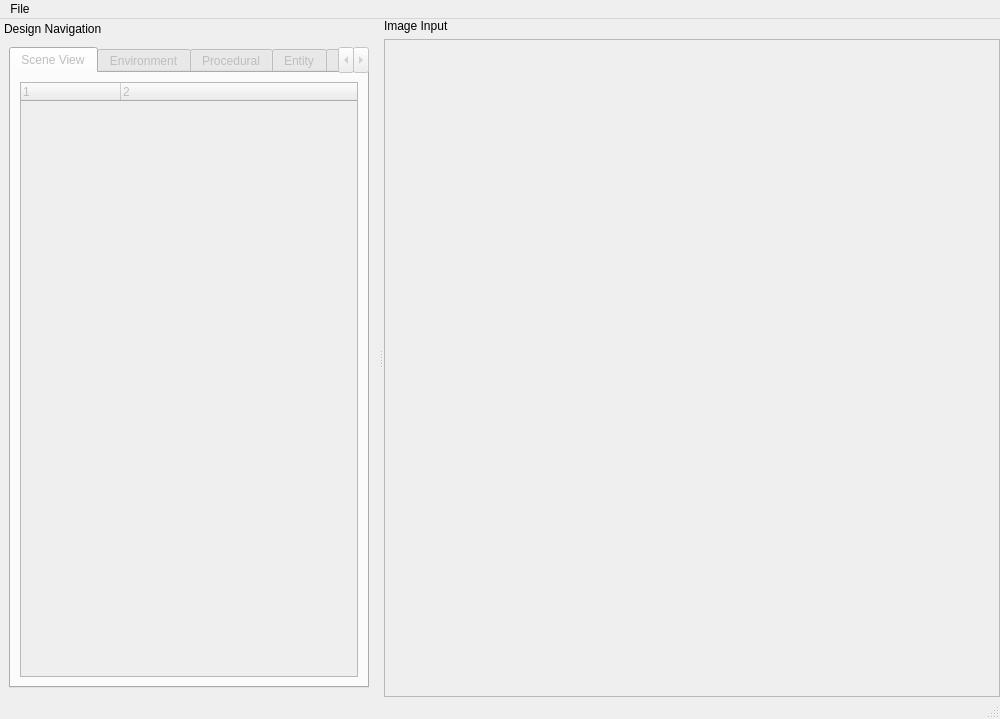
<?xml version="1.0" encoding="UTF-8"?>
<ui version="4.0">
 <class>IslandsEditorWindow</class>
 <widget class="QMainWindow" name="IslandsEditorWindow">
  <property name="enabled">
   <bool>true</bool>
  </property>
  <property name="geometry">
   <rect>
    <x>0</x>
    <y>0</y>
    <width>1000</width>
    <height>719</height>
   </rect>
  </property>
  <property name="windowTitle">
   <string>e8 islands editor</string>
  </property>
  <property name="styleSheet">
   <string notr="true"/>
  </property>
  <widget class="QWidget" name="central_widget">
   <layout class="QVBoxLayout" name="verticalLayout_2">
    <property name="leftMargin">
     <number>0</number>
    </property>
    <property name="topMargin">
     <number>0</number>
    </property>
    <property name="rightMargin">
     <number>0</number>
    </property>
    <property name="bottomMargin">
     <number>0</number>
    </property>
    <item>
     <widget class="QLabel" name="image_input_label">
      <property name="text">
       <string>Image Input</string>
      </property>
     </widget>
    </item>
    <item>
     <widget class="QGraphicsView" name="image_input_graphics_view">
      <property name="enabled">
       <bool>false</bool>
      </property>
     </widget>
    </item>
   </layout>
  </widget>
  <widget class="QMenuBar" name="menubar">
   <property name="geometry">
    <rect>
     <x>0</x>
     <y>0</y>
     <width>1000</width>
     <height>22</height>
    </rect>
   </property>
   <widget class="QMenu" name="menu_file">
    <property name="title">
     <string>File</string>
    </property>
    <widget class="QMenu" name="menu_new_scene">
     <property name="title">
      <string>New Scene</string>
     </property>
     <addaction name="action_new_scene_flat"/>
     <addaction name="action_new_scene_octree"/>
    </widget>
    <widget class="QMenu" name="menu_add_scene_object">
     <property name="enabled">
      <bool>false</bool>
     </property>
     <property name="title">
      <string>Add Scene Object</string>
     </property>
     <addaction name="action_from_gltf_file"/>
     <addaction name="separator"/>
     <addaction name="action_triangle"/>
     <addaction name="action_box"/>
     <addaction name="action_sphere"/>
     <addaction name="action_cornell_room"/>
    </widget>
    <addaction name="menu_new_scene"/>
    <addaction name="action_open_scene"/>
    <addaction name="action_save_scene"/>
    <addaction name="action_close_scene"/>
    <addaction name="separator"/>
    <addaction name="menu_add_scene_object"/>
    <addaction name="separator"/>
    <addaction name="action_exit"/>
   </widget>
   <addaction name="menu_file"/>
  </widget>
  <widget class="QStatusBar" name="status_bar"/>
  <widget class="QDockWidget" name="design_nav_dock">
   <property name="features">
    <set>QDockWidget::DockWidgetMovable</set>
   </property>
   <property name="allowedAreas">
    <set>Qt::LeftDockWidgetArea|Qt::RightDockWidgetArea</set>
   </property>
   <property name="windowTitle">
    <string>Design Navigation</string>
   </property>
   <attribute name="dockWidgetArea">
    <number>1</number>
   </attribute>
   <widget class="QWidget" name="design_nav_dock_content">
    <layout class="QVBoxLayout" name="verticalLayout_3">
     <item>
      <widget class="QTabWidget" name="design_nav_tabs">
       <property name="enabled">
        <bool>false</bool>
       </property>
       <property name="currentIndex">
        <number>0</number>
       </property>
       <widget class="QWidget" name="scene_view_tab">
        <attribute name="title">
         <string>Scene View</string>
        </attribute>
        <layout class="QVBoxLayout" name="verticalLayout_4">
         <item>
          <widget class="QTreeWidget" name="scene_view_tree_widget">
           <property name="columnCount">
            <number>2</number>
           </property>
           <column>
            <property name="text">
             <string notr="true">1</string>
            </property>
           </column>
           <column>
            <property name="text">
             <string notr="true">2</string>
            </property>
           </column>
          </widget>
         </item>
        </layout>
       </widget>
       <widget class="QWidget" name="environment_tab">
        <attribute name="title">
         <string>Environment</string>
        </attribute>
        <layout class="QVBoxLayout" name="verticalLayout_7">
         <item>
          <widget class="QScrollArea" name="environment_scroll">
           <property name="widgetResizable">
            <bool>true</bool>
           </property>
           <widget class="QWidget" name="environment_scroll_content">
            <property name="geometry">
             <rect>
              <x>0</x>
              <y>0</y>
              <width>367</width>
              <height>719</height>
             </rect>
            </property>
            <layout class="QVBoxLayout" name="verticalLayout_13">
             <item>
              <widget class="QGroupBox" name="ambient_group">
               <property name="title">
                <string>Ambient</string>
               </property>
               <layout class="QVBoxLayout" name="verticalLayout_11">
                <item>
                 <widget class="QGroupBox" name="background_color_group">
                  <property name="title">
                   <string>Background Color</string>
                  </property>
                  <layout class="QFormLayout" name="formLayout_4">
                   <item row="0" column="0">
                    <widget class="QLabel" name="bg_color_red_label">
                     <property name="text">
                      <string>Red</string>
                     </property>
                    </widget>
                   </item>
                   <item row="0" column="1">
                    <widget class="QSlider" name="bg_color_red_slider">
                     <property name="maximum">
                      <number>255</number>
                     </property>
                     <property name="orientation">
                      <enum>Qt::Horizontal</enum>
                     </property>
                     <property name="tickPosition">
                      <enum>QSlider::NoTicks</enum>
                     </property>
                     <property name="tickInterval">
                      <number>0</number>
                     </property>
                    </widget>
                   </item>
                   <item row="1" column="0">
                    <widget class="QLabel" name="bg_color_green_label">
                     <property name="text">
                      <string>Green</string>
                     </property>
                    </widget>
                   </item>
                   <item row="1" column="1">
                    <widget class="QSlider" name="bg_color_green_slider">
                     <property name="maximum">
                      <number>255</number>
                     </property>
                     <property name="orientation">
                      <enum>Qt::Horizontal</enum>
                     </property>
                    </widget>
                   </item>
                   <item row="2" column="0">
                    <widget class="QLabel" name="bg_color_blue_label">
                     <property name="text">
                      <string>Blue</string>
                     </property>
                    </widget>
                   </item>
                   <item row="2" column="1">
                    <widget class="QSlider" name="bg_color_blue_slider">
                     <property name="maximum">
                      <number>255</number>
                     </property>
                     <property name="orientation">
                      <enum>Qt::Horizontal</enum>
                     </property>
                    </widget>
                   </item>
                  </layout>
                 </widget>
                </item>
                <item>
                 <widget class="QGroupBox" name="sky_box_group">
                  <property name="title">
                   <string>Sky Box</string>
                  </property>
                  <layout class="QHBoxLayout" name="horizontalLayout">
                   <item>
                    <widget class="QCheckBox" name="checkBox">
                     <property name="text">
                      <string>Enabled</string>
                     </property>
                    </widget>
                   </item>
                   <item>
                    <widget class="QPushButton" name="sky_box_open_button">
                     <property name="enabled">
                      <bool>false</bool>
                     </property>
                     <property name="text">
                      <string>Open</string>
                     </property>
                    </widget>
                   </item>
                   <item>
                    <widget class="QLineEdit" name="sky_box_path_edit">
                     <property name="enabled">
                      <bool>false</bool>
                     </property>
                    </widget>
                   </item>
                  </layout>
                 </widget>
                </item>
               </layout>
              </widget>
             </item>
             <item>
              <widget class="QGroupBox" name="camera_group">
               <property name="title">
                <string>Camera</string>
               </property>
               <layout class="QVBoxLayout" name="verticalLayout_12">
                <item>
                 <widget class="QGroupBox" name="camera_pos_group">
                  <property name="title">
                   <string>Position (m)</string>
                  </property>
                  <layout class="QFormLayout" name="formLayout_5">
                   <item row="0" column="0">
                    <widget class="QLabel" name="camera_pos_x_label">
                     <property name="text">
                      <string>X</string>
                     </property>
                    </widget>
                   </item>
                   <item row="1" column="0">
                    <widget class="QLabel" name="camera_pos_y_label">
                     <property name="text">
                      <string>Y</string>
                     </property>
                    </widget>
                   </item>
                   <item row="2" column="0">
                    <widget class="QLabel" name="camera_pos_z_label">
                     <property name="text">
                      <string>Z</string>
                     </property>
                    </widget>
                   </item>
                   <item row="0" column="1">
                    <widget class="QLineEdit" name="camera_pos_x_edit">
                     <property name="text">
                      <string>0.0</string>
                     </property>
                    </widget>
                   </item>
                   <item row="1" column="1">
                    <widget class="QLineEdit" name="camera_pos_y_edit">
                     <property name="text">
                      <string>0.0</string>
                     </property>
                    </widget>
                   </item>
                   <item row="2" column="1">
                    <widget class="QLineEdit" name="camera_pos_z_edit">
                     <property name="text">
                      <string>0.0</string>
                     </property>
                    </widget>
                   </item>
                  </layout>
                 </widget>
                </item>
                <item>
                 <widget class="QGroupBox" name="camera_rot_group">
                  <property name="title">
                   <string>Rotation (degree)</string>
                  </property>
                  <layout class="QFormLayout" name="formLayout_6">
                   <item row="0" column="0">
                    <widget class="QLabel" name="camera_rot_roll_label">
                     <property name="text">
                      <string>Roll</string>
                     </property>
                    </widget>
                   </item>
                   <item row="1" column="0">
                    <widget class="QLabel" name="camera_rot_pitch_label">
                     <property name="text">
                      <string>Pitch</string>
                     </property>
                    </widget>
                   </item>
                   <item row="2" column="0">
                    <widget class="QLabel" name="camera_rot_yaw_label">
                     <property name="text">
                      <string>Yaw</string>
                     </property>
                    </widget>
                   </item>
                   <item row="0" column="1">
                    <widget class="QLineEdit" name="camera_rot_roll_edit">
                     <property name="text">
                      <string>0.0</string>
                     </property>
                    </widget>
                   </item>
                   <item row="1" column="1">
                    <widget class="QLineEdit" name="camera_rot_pitch_edit">
                     <property name="text">
                      <string>0.0</string>
                     </property>
                    </widget>
                   </item>
                   <item row="2" column="1">
                    <widget class="QLineEdit" name="camera_rot_yaw_edit">
                     <property name="text">
                      <string>0.0</string>
                     </property>
                    </widget>
                   </item>
                  </layout>
                 </widget>
                </item>
                <item>
                 <layout class="QFormLayout" name="camera_form_layout">
                  <item row="0" column="0">
                   <widget class="QLabel" name="camera_focal_len_label">
                    <property name="text">
                     <string>Focal Length (mm)</string>
                    </property>
                   </widget>
                  </item>
                  <item row="0" column="1">
                   <widget class="QLineEdit" name="camera_focal_len_edit">
                    <property name="text">
                     <string>35</string>
                    </property>
                   </widget>
                  </item>
                  <item row="1" column="0">
                   <widget class="QLabel" name="camera_sensor_width_label">
                    <property name="text">
                     <string>Sensor Width (mm)</string>
                    </property>
                   </widget>
                  </item>
                  <item row="1" column="1">
                   <widget class="QLineEdit" name="camera_sensor_width_edit">
                    <property name="text">
                     <string>36</string>
                    </property>
                   </widget>
                  </item>
                  <item row="3" column="0">
                   <widget class="QLabel" name="camera_max_dist_label">
                    <property name="text">
                     <string>Max Distance (m)</string>
                    </property>
                   </widget>
                  </item>
                  <item row="3" column="1">
                   <widget class="QLineEdit" name="camera_max_dist_edit">
                    <property name="text">
                     <string>1000</string>
                    </property>
                   </widget>
                  </item>
                  <item row="2" column="0">
                   <widget class="QLabel" name="camera_sensor_height_label">
                    <property name="text">
                     <string>Sensor Height (mm)</string>
                    </property>
                   </widget>
                  </item>
                  <item row="2" column="1">
                   <widget class="QLineEdit" name="camera_sensor_height_edit">
                    <property name="text">
                     <string>24</string>
                    </property>
                   </widget>
                  </item>
                  <item row="4" column="0">
                   <widget class="QLabel" name="camera_image_width_label">
                    <property name="text">
                     <string>Image Width (pixel)</string>
                    </property>
                   </widget>
                  </item>
                  <item row="4" column="1">
                   <widget class="QLineEdit" name="camera_image_width_edit">
                    <property name="text">
                     <string>1024</string>
                    </property>
                   </widget>
                  </item>
                 </layout>
                </item>
               </layout>
              </widget>
             </item>
            </layout>
           </widget>
          </widget>
         </item>
        </layout>
       </widget>
       <widget class="QWidget" name="procedural_tab">
        <attribute name="title">
         <string>Procedural</string>
        </attribute>
        <layout class="QVBoxLayout" name="verticalLayout_5"/>
       </widget>
       <widget class="QWidget" name="entity_tab">
        <attribute name="title">
         <string>Entity</string>
        </attribute>
        <layout class="QVBoxLayout" name="verticalLayout">
         <item>
          <widget class="QScrollArea" name="scrollArea">
           <property name="enabled">
            <bool>false</bool>
           </property>
           <property name="widgetResizable">
            <bool>true</bool>
           </property>
           <widget class="QWidget" name="scrollAreaWidgetContents">
            <property name="geometry">
             <rect>
              <x>0</x>
              <y>0</y>
              <width>381</width>
              <height>587</height>
             </rect>
            </property>
            <layout class="QVBoxLayout" name="verticalLayout_16">
             <item>
              <widget class="QGroupBox" name="entity_id_group">
               <property name="title">
                <string>Identity</string>
               </property>
               <layout class="QFormLayout" name="formLayout_7">
                <item row="0" column="0">
                 <widget class="QLabel" name="entity_id_label">
                  <property name="text">
                   <string>ID</string>
                  </property>
                 </widget>
                </item>
                <item row="1" column="0">
                 <widget class="QLabel" name="entity_name_label">
                  <property name="text">
                   <string>Name</string>
                  </property>
                 </widget>
                </item>
                <item row="0" column="1">
                 <widget class="QLineEdit" name="entity_id_edit">
                  <property name="readOnly">
                   <bool>true</bool>
                  </property>
                 </widget>
                </item>
                <item row="1" column="1">
                 <widget class="QLineEdit" name="entity_name_edit"/>
                </item>
                <item row="2" column="1">
                 <widget class="QPushButton" name="entity_replace_asset_button">
                  <property name="text">
                   <string>Replace Asset</string>
                  </property>
                 </widget>
                </item>
               </layout>
              </widget>
             </item>
             <item>
              <widget class="QGroupBox" name="entity_trans_group">
               <property name="title">
                <string>Transform</string>
               </property>
               <layout class="QVBoxLayout" name="verticalLayout_17">
                <item>
                 <widget class="QGroupBox" name="entity_pos_group">
                  <property name="title">
                   <string>Position (m)</string>
                  </property>
                  <layout class="QFormLayout" name="formLayout_8">
                   <item row="0" column="0">
                    <widget class="QLabel" name="entity_pos_x_label">
                     <property name="text">
                      <string>X</string>
                     </property>
                    </widget>
                   </item>
                   <item row="0" column="1">
                    <widget class="QLineEdit" name="entity_pos_x_edit">
                     <property name="text">
                      <string>0.0</string>
                     </property>
                    </widget>
                   </item>
                   <item row="1" column="0">
                    <widget class="QLabel" name="entity_pos_y_label">
                     <property name="text">
                      <string>Y</string>
                     </property>
                    </widget>
                   </item>
                   <item row="1" column="1">
                    <widget class="QLineEdit" name="entity_pos_y_edit">
                     <property name="text">
                      <string>0.0</string>
                     </property>
                    </widget>
                   </item>
                   <item row="2" column="0">
                    <widget class="QLabel" name="entity_pos_z_label">
                     <property name="text">
                      <string>Z</string>
                     </property>
                    </widget>
                   </item>
                   <item row="2" column="1">
                    <widget class="QLineEdit" name="entity_pos_z_edit">
                     <property name="text">
                      <string>0.0</string>
                     </property>
                    </widget>
                   </item>
                  </layout>
                 </widget>
                </item>
                <item>
                 <widget class="QGroupBox" name="entity_rot_group">
                  <property name="title">
                   <string>Rotation (degree)</string>
                  </property>
                  <layout class="QFormLayout" name="formLayout_9">
                   <item row="0" column="0">
                    <widget class="QLabel" name="entity_rot_roll_label">
                     <property name="text">
                      <string>Roll</string>
                     </property>
                    </widget>
                   </item>
                   <item row="0" column="1">
                    <widget class="QLineEdit" name="entity_rot_roll_edit">
                     <property name="text">
                      <string>0.0</string>
                     </property>
                    </widget>
                   </item>
                   <item row="1" column="0">
                    <widget class="QLabel" name="entity_rot_pitch_label">
                     <property name="text">
                      <string>Pitch</string>
                     </property>
                    </widget>
                   </item>
                   <item row="2" column="0">
                    <widget class="QLabel" name="entity_rot_yaw_label">
                     <property name="text">
                      <string>Yaw</string>
                     </property>
                    </widget>
                   </item>
                   <item row="1" column="1">
                    <widget class="QLineEdit" name="entity_rot_pitch_edit">
                     <property name="text">
                      <string>0.0</string>
                     </property>
                    </widget>
                   </item>
                   <item row="2" column="1">
                    <widget class="QLineEdit" name="entity_rot_yaw_edit">
                     <property name="text">
                      <string>0.0</string>
                     </property>
                    </widget>
                   </item>
                  </layout>
                 </widget>
                </item>
               </layout>
              </widget>
             </item>
             <item>
              <widget class="QGroupBox" name="entity_appearance_group">
               <property name="title">
                <string>Appearance</string>
               </property>
              </widget>
             </item>
             <item>
              <widget class="QGroupBox" name="entity_physics_group">
               <property name="title">
                <string>Physics</string>
               </property>
               <layout class="QVBoxLayout" name="verticalLayout_18">
                <item>
                 <widget class="QCheckBox" name="entity_phy_movable_checkbox">
                  <property name="text">
                   <string>Movable</string>
                  </property>
                 </widget>
                </item>
               </layout>
              </widget>
             </item>
            </layout>
           </widget>
          </widget>
         </item>
        </layout>
       </widget>
       <widget class="QWidget" name="precomp_tab">
        <attribute name="title">
         <string>Pre-compute</string>
        </attribute>
        <layout class="QVBoxLayout" name="verticalLayout_6">
         <item>
          <widget class="QScrollArea" name="precomp_scroll">
           <property name="widgetResizable">
            <bool>true</bool>
           </property>
           <widget class="QWidget" name="precomp_scroll_content">
            <property name="geometry">
             <rect>
              <x>0</x>
              <y>0</y>
              <width>381</width>
              <height>587</height>
             </rect>
            </property>
            <layout class="QVBoxLayout" name="verticalLayout_14">
             <item>
              <widget class="QGroupBox" name="scene_struct_config_group">
               <property name="title">
                <string>Scene Structure</string>
               </property>
               <layout class="QFormLayout" name="formLayout_3"/>
              </widget>
             </item>
             <item>
              <widget class="QGroupBox" name="bake_config_group">
               <property name="title">
                <string>Bake</string>
               </property>
               <layout class="QFormLayout" name="formLayout">
                <item row="0" column="0">
                 <widget class="QLabel" name="bake_resolution_label">
                  <property name="text">
                   <string>Resolution</string>
                  </property>
                 </widget>
                </item>
                <item row="0" column="1">
                 <widget class="QSlider" name="bake_resolution_slider">
                  <property name="orientation">
                   <enum>Qt::Horizontal</enum>
                  </property>
                 </widget>
                </item>
                <item row="1" column="0">
                 <widget class="QLabel" name="bake_iteration_label">
                  <property name="text">
                   <string>Iteration</string>
                  </property>
                 </widget>
                </item>
                <item row="1" column="1">
                 <widget class="QSlider" name="bake_iteration_slider">
                  <property name="orientation">
                   <enum>Qt::Horizontal</enum>
                  </property>
                 </widget>
                </item>
               </layout>
              </widget>
             </item>
             <item>
              <widget class="QGroupBox" name="precomp_progress_group">
               <property name="title">
                <string>Progress</string>
               </property>
               <layout class="QFormLayout" name="formLayout_2">
                <item row="0" column="0">
                 <widget class="QLabel" name="scene_structure_progress_label">
                  <property name="text">
                   <string>Scene Structure</string>
                  </property>
                 </widget>
                </item>
                <item row="0" column="1">
                 <widget class="QProgressBar" name="scene_structure_progress">
                  <property name="value">
                   <number>0</number>
                  </property>
                 </widget>
                </item>
                <item row="1" column="0">
                 <widget class="QLabel" name="bake_progress_label">
                  <property name="text">
                   <string>Bake</string>
                  </property>
                 </widget>
                </item>
                <item row="1" column="1">
                 <widget class="QProgressBar" name="bake_progress">
                  <property name="value">
                   <number>0</number>
                  </property>
                 </widget>
                </item>
               </layout>
              </widget>
             </item>
             <item>
              <widget class="QPushButton" name="precomp_button">
               <property name="text">
                <string>Compute</string>
               </property>
              </widget>
             </item>
            </layout>
           </widget>
          </widget>
         </item>
        </layout>
       </widget>
       <widget class="QWidget" name="display_tab">
        <attribute name="title">
         <string>Display</string>
        </attribute>
        <layout class="QVBoxLayout" name="verticalLayout_8">
         <item>
          <widget class="QScrollArea" name="display_scroll">
           <property name="widgetResizable">
            <bool>true</bool>
           </property>
           <widget class="QWidget" name="display_scroll_content">
            <property name="geometry">
             <rect>
              <x>0</x>
              <y>0</y>
              <width>381</width>
              <height>587</height>
             </rect>
            </property>
            <layout class="QVBoxLayout" name="verticalLayout_15">
             <item>
              <widget class="QGroupBox" name="renderer_group">
               <property name="title">
                <string>Renderer</string>
               </property>
               <layout class="QVBoxLayout" name="verticalLayout_9">
                <item>
                 <widget class="QRadioButton" name="solid_color_rend_radial">
                  <property name="text">
                   <string>Solid Color</string>
                  </property>
                  <property name="checked">
                   <bool>true</bool>
                  </property>
                 </widget>
                </item>
                <item>
                 <widget class="QRadioButton" name="depth_rend_radial">
                  <property name="text">
                   <string>Depth</string>
                  </property>
                 </widget>
                </item>
                <item>
                 <widget class="QRadioButton" name="position_rend_radial">
                  <property name="text">
                   <string>Position</string>
                  </property>
                 </widget>
                </item>
                <item>
                 <widget class="QRadioButton" name="normal_rend_radial">
                  <property name="text">
                   <string>Normal</string>
                  </property>
                 </widget>
                </item>
                <item>
                 <widget class="QRadioButton" name="albedo_rend_radial">
                  <property name="text">
                   <string>Albedo</string>
                  </property>
                 </widget>
                </item>
                <item>
                 <widget class="QRadioButton" name="radiance_residual_rend_radial">
                  <property name="text">
                   <string>Radiance Residual</string>
                  </property>
                 </widget>
                </item>
                <item>
                 <widget class="QRadioButton" name="roughness_rend_radial">
                  <property name="text">
                   <string>Roughness</string>
                  </property>
                 </widget>
                </item>
                <item>
                 <widget class="QRadioButton" name="metalness_rend_radial">
                  <property name="text">
                   <string>Metalness</string>
                  </property>
                 </widget>
                </item>
                <item>
                 <widget class="QRadioButton" name="mat_idx_rend_radial">
                  <property name="text">
                   <string>Per Object Material Index</string>
                  </property>
                 </widget>
                </item>
                <item>
                 <widget class="QRadioButton" name="scene_struct_rend_radial">
                  <property name="text">
                   <string>Scene Structure Result</string>
                  </property>
                 </widget>
                </item>
                <item>
                 <widget class="QRadioButton" name="bake_result_rend_radial">
                  <property name="text">
                   <string>Bake Result</string>
                  </property>
                 </widget>
                </item>
                <item>
                 <widget class="QRadioButton" name="combined_result_rend_radial">
                  <property name="text">
                   <string>Combined Result</string>
                  </property>
                 </widget>
                </item>
               </layout>
              </widget>
             </item>
             <item>
              <widget class="QGroupBox" name="display_param_group">
               <property name="title">
                <string>Parameters</string>
               </property>
               <layout class="QVBoxLayout" name="verticalLayout_10"/>
              </widget>
             </item>
            </layout>
           </widget>
          </widget>
         </item>
        </layout>
       </widget>
      </widget>
     </item>
    </layout>
   </widget>
  </widget>
  <action name="action_open_scene">
   <property name="text">
    <string>Open Scene</string>
   </property>
   <property name="shortcut">
    <string>Ctrl+O</string>
   </property>
  </action>
  <action name="action_save_scene">
   <property name="enabled">
    <bool>false</bool>
   </property>
   <property name="text">
    <string>Save Scene</string>
   </property>
   <property name="shortcut">
    <string>Ctrl+S</string>
   </property>
  </action>
  <action name="action_close_scene">
   <property name="enabled">
    <bool>false</bool>
   </property>
   <property name="text">
    <string>Close Scene</string>
   </property>
   <property name="shortcut">
    <string>Ctrl+W</string>
   </property>
  </action>
  <action name="action_load_cornell_box_scene_object">
   <property name="enabled">
    <bool>false</bool>
   </property>
   <property name="text">
    <string>Load Cornell Box Scene Object</string>
   </property>
  </action>
  <action name="action_exit">
   <property name="text">
    <string>Exit</string>
   </property>
   <property name="shortcut">
    <string>Ctrl+Q</string>
   </property>
  </action>
  <action name="action_new_scene_flat">
   <property name="text">
    <string>Linear (Flat)</string>
   </property>
  </action>
  <action name="action_new_scene_octree">
   <property name="text">
    <string>Octree</string>
   </property>
  </action>
  <action name="action_from_gltf_file">
   <property name="text">
    <string>From glTF file</string>
   </property>
  </action>
  <action name="action_triangle">
   <property name="text">
    <string>Triangle</string>
   </property>
  </action>
  <action name="action_box">
   <property name="text">
    <string>Box</string>
   </property>
  </action>
  <action name="action_sphere">
   <property name="text">
    <string>Sphere</string>
   </property>
  </action>
  <action name="action_cornell_room">
   <property name="text">
    <string>Cornell Room</string>
   </property>
  </action>
 </widget>
 <resources/>
 <connections/>
</ui>
